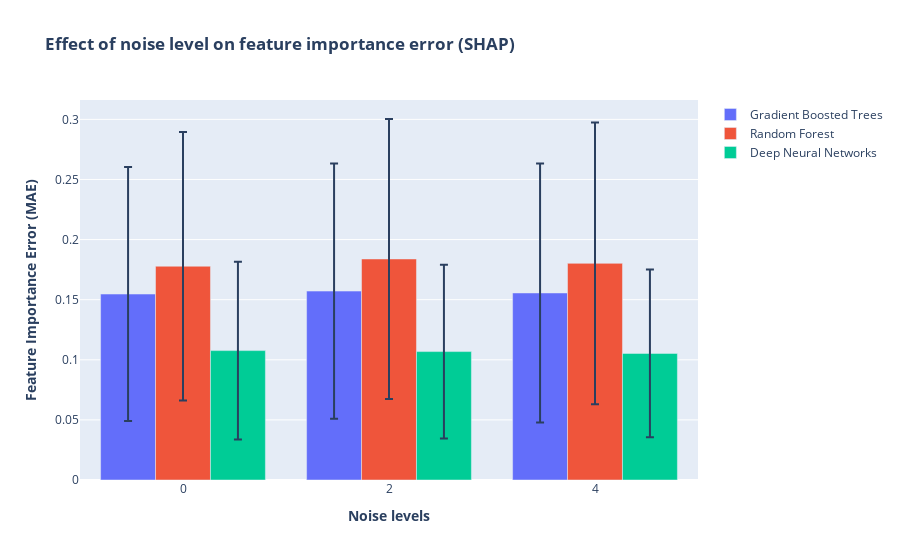

Notebook code for this chart:
### Code cell
y = [gbsv_noise_mean,rfsv_noise_mean,dnnsv_noise_mean]
err = [gbsv_noise_std,rfsv_noise_std,dnnsv_noise_std]
name = ['Gradient Boosted Trees','Random Forest','Deep Neural Networks']

fig = make_subplots(specs=[[{"secondary_y": False}]])
figure_add_traces(noise, y, name, err)


# Add figure title
fig.update_layout(
    title_text="<b>Effect of noise level on feature importance error (SHAP)</b>",
    barmode='group'
)
# fig.update_traces(texttemplate='%{text:.2s}', textposition='outside')
# fig.update_layout(uniformtext_minsize=8, uniformtext_mode='hide')


# Set x-axis title
fig.update_xaxes(title_text="<b>Noise levels</b>")

# Set y-axes titles
fig.update_yaxes(title_text="<b>Feature Importance Error (MAE)</b>", secondary_y=False)
#fig.update_yaxes(title_text="<b>SHAP Error</b>", secondary_y=True)


fig.show()

### Figure 1 — Plotly figure (JSON) as saved in the notebook; plotly's stock layout.template omitted (floating-point values rounded to 4 significant figures)
{"data": [{"error_y": {"array": [0.1057, 0.1062, 0.1078], "type": "data"}, "name": "Gradient Boosted Trees", "offsetgroup": "0", "showlegend": true, "type": "bar", "x": ["0", "2", "4"], "xaxis": "x", "y": [0.1547, 0.1572, 0.1556], "yaxis": "y"}, {"error_y": {"array": [0.1117, 0.1164, 0.1173], "type": "data"}, "name": "Random Forest", "offsetgroup": "1", "showlegend": true, "type": "bar", "x": ["0", "2", "4"], "xaxis": "x", "y": [0.1778, 0.1839, 0.1802], "yaxis": "y"}, {"error_y": {"array": [0.07399, 0.07223, 0.06983], "type": "data"}, "name": "Deep Neural Networks", "offsetgroup": "2", "showlegend": true, "type": "bar", "x": ["0", "2", "4"], "xaxis": "x", "y": [0.1076, 0.1068, 0.1053], "yaxis": "y"}], "layout": {"barmode": "group", "title": {"text": "<b>Effect of noise level on feature importance error (SHAP)</b>"}, "xaxis": {"anchor": "y", "domain": [0, 1], "title": {"text": "<b>Noise levels</b>"}}, "yaxis": {"anchor": "x", "domain": [0, 1], "title": {"text": "<b>Feature Importance Error (MAE)</b>"}}}}
